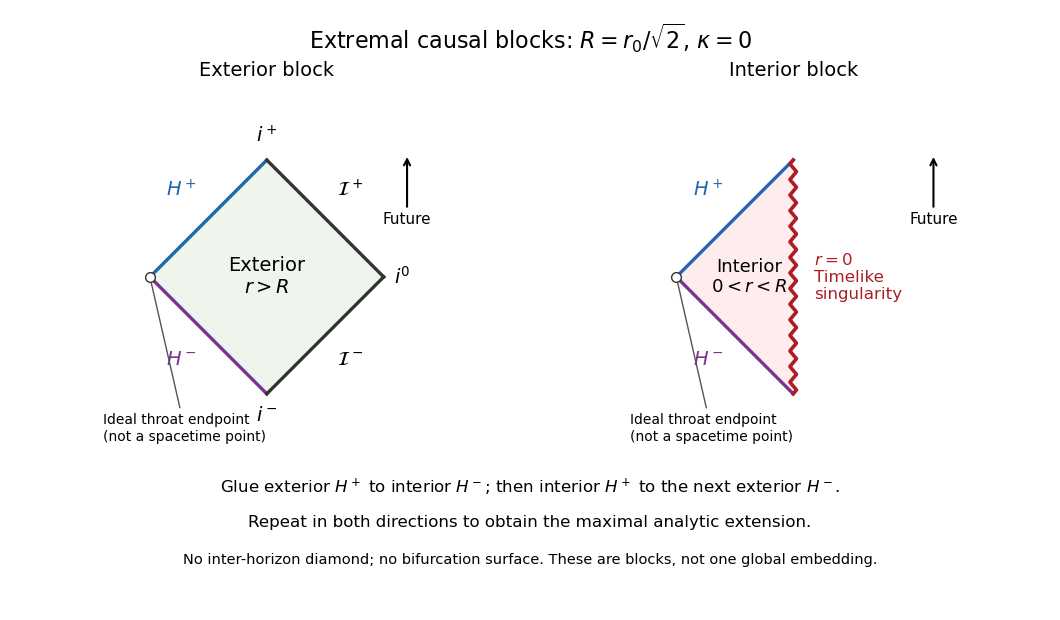

Reproduce this figure in Python.
"""Original extremal conformal blocks and complete repeated gluing rule.
Python 3.14 / Matplotlib 3.10.7 / NumPy 2.3.5. Outputs same-base PNG to CWD.
Separate blocks deliberately avoid inventing a degenerate bifurcation point.
"""
import matplotlib
matplotlib.use('Agg')
import matplotlib.pyplot as plt
from matplotlib.patches import Polygon
from pathlib import Path
import numpy as np
plt.rcParams.update({'font.size':12,'font.family':'DejaVu Sans'})
fig,axes=plt.subplots(1,2,figsize=(10.6,6.2),dpi=100,facecolor='white')
future='#2166ac';past='#7b3294';singular='#ad1d25'
for ax in axes:
 ax.axis('off');ax.set_aspect('equal');ax.set_facecolor('white');ax.set_xlim(-1.6,1.6);ax.set_ylim(-1.45,1.60)
def edge(ax,a,b,col):ax.plot([a[0],b[0]],[a[1],b[1]],color=col,lw=2.4)
ax=axes[0]
ax.add_patch(Polygon([(-1,0),(0,-1),(1,0),(0,1)],facecolor='#eef5ec',edgecolor='none'))
edge(ax,(-1,0),(0,1),future);edge(ax,(-1,0),(0,-1),past)
edge(ax,(0,1),(1,0),'#333333');edge(ax,(0,-1),(1,0),'#333333')
ax.text(0,0,'Exterior\n'+r'$r>R$',ha='center',va='center',fontsize=14)
ax.text(-.73,.69,r'$H^+$',ha='center',color=future,fontsize=14)
ax.text(-.73,-.75,r'$H^-$',ha='center',color=past,fontsize=14)
ax.text(.71,.69,r'$\mathcal{I}^+$',ha='center',fontsize=14)
ax.text(.71,-.75,r'$\mathcal{I}^-$',ha='center',fontsize=14)
ax.text(1.16,0,r'$i^0$',ha='center',va='center',fontsize=14)
ax.text(0,1.15,r'$i^+$',ha='center',fontsize=14);ax.text(0,-1.23,r'$i^-$',ha='center',fontsize=14)
ax.set_title('Exterior block',fontsize=14,pad=10)
ax=axes[1]
ax.add_patch(Polygon([(-1,0),(0,-1),(0,1)],facecolor='#ffeded',edgecolor='none'))
edge(ax,(-1,0),(0,1),future);edge(ax,(-1,0),(0,-1),past)
y=np.linspace(-1,1,61);x=.028*np.sin(np.arange(61)*np.pi/2)
ax.plot(x,y,color=singular,lw=2.6)
ax.text(-.38,0,'Interior\n'+r'$0<r<R$',ha='center',va='center',fontsize=13)
ax.text(-.73,.69,r'$H^+$',ha='center',color=future,fontsize=14)
ax.text(-.73,-.75,r'$H^-$',ha='center',color=past,fontsize=14)
ax.text(.18,0,r'$r=0$'+'\nTimelike\nsingularity',ha='left',va='center',color=singular,fontsize=12)
ax.set_title('Interior block',fontsize=14,pad=10)
for ax in axes:
 ax.plot([-1],[0],marker='o',markerfacecolor='white',markeredgecolor='#333333',markersize=7,zorder=4)
 ax.annotate('Ideal throat endpoint\n(not a spacetime point)',xy=(-1,0),xytext=(-1.40,-1.40),fontsize=10,ha='left',arrowprops={'arrowstyle':'-','color':'#555555'})
 ax.annotate('Future',xy=(1.2,1.05),xytext=(1.2,.45),fontsize=11,ha='center',arrowprops={'arrowstyle':'->','lw':1.5})
fig.suptitle(r'Extremal causal blocks: $R=r_0/\sqrt{2}$, $\kappa=0$',fontsize=16,y=.965)
fig.text(.5,.205,r'Glue exterior $H^+$ to interior $H^-$; then interior $H^+$ to the next exterior $H^-$.',ha='center',fontsize=12)
fig.text(.5,.15,'Repeat in both directions to obtain the maximal analytic extension.',ha='center',fontsize=12)
fig.text(.5,.09,'No inter-horizon diamond; no bifurcation surface. These are blocks, not one global embedding.',ha='center',fontsize=10.5)
fig.subplots_adjust(left=.03,right=.97,bottom=.28,top=.855,wspace=.12)
fig.savefig(Path.cwd()/(Path(__file__).stem+'.png'),dpi=100,facecolor='white',transparent=False)
plt.close(fig)
